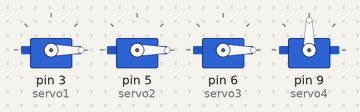
The sketch below on a simulated Arduino Uno, built with avr-gcc and run on an emulated ATmega328P. Shown: 4 × servo.

Above: at 0.05 s.
At 5.53 s:
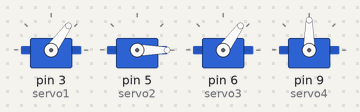
At 14.64 s:
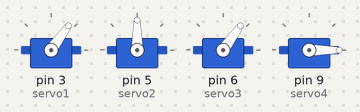
At 20.15 s:
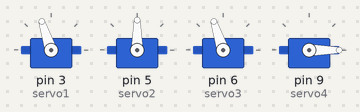
At 29.27 s:
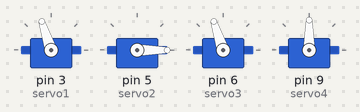
At 34.77 s:
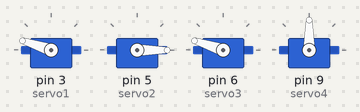
Timing chart, 0 to 40.0 s (numbered marks = the images above):
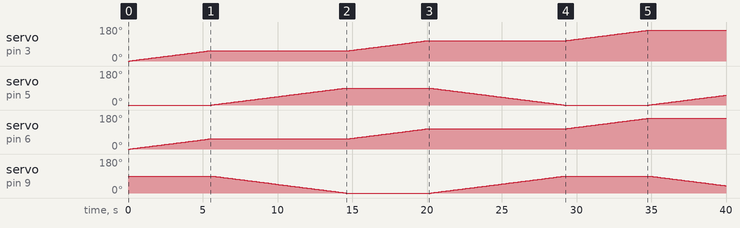

Measured:
- by itself, servo on pin 3 (servo1), servo on pin 6 (servo3): moves from 0° to 162° over 34.6 s
- by itself, servo on pin 5 (servo2): 0° → 1° at 5.6 s, → 2° 0.10 s later, → 3° 0.10 s later, → 4° 0.10 s later, … (232 changes in this stretch)
- by itself, servo on pin 9 (servo4): 90° → 89° at 5.7 s, → 88° 0.10 s later, → 87° 0.10 s later, → 86° 0.10 s later, … (231 changes in this stretch)

The sketch:

Arm_mechanism_Code.ino
```cpp
#include <Servo.h>

Servo servo1;
Servo servo2;
Servo servo3;
Servo servo4;

int k = 54;
int pos_x = 0;
int thetha_r;
int thetha_l;

void setup() {
  // put your setup code here, to run once
  servo1.attach(3);
  servo2.attach(5);
  servo3.attach(6);
  servo4.attach(9);

  servo1.write(0);
  servo2.write(0);
  servo3.write(0);
  servo4.write(90);
}

void loop() {
  // put your main code here, to run repeatedly
  while(k<=162)
  {
    arm_mechanism();
  }
  k=54;
  for(pos_x=162;pos_x>=0;pos_x--)
  {
    servo1.write(pos_x);
    delay(10);
    servo3.write(pos_x);
    delay(10);
  }
  for(thetha_r=90,thetha_l=0;(thetha_r>=0)&(thetha_l<=90);thetha_r--,thetha_l++)
  {
    servo2.write(thetha_r);
    delay(10);
    servo4.write(thetha_l);
    delay(10);
  }
}
void arm_mechanism(){
    for(;pos_x<=k;pos_x++)
    {
      servo1.write(pos_x);
      delay(50);
      servo3.write(pos_x);
      delay(50);
    }
    if(k == 54 | k == 162)
    {
      for(thetha_r=0,thetha_l=90;(thetha_r<=90)&(thetha_l>=0);thetha_r++,thetha_l--)
      {
        servo2.write(thetha_r);
        delay(50);
        servo4.write(thetha_l);
        delay(50);
      }
    }

    else
    {
      for(thetha_r=90,thetha_l=0;(thetha_r>=0)&(thetha_l<=90);thetha_r--,thetha_l++)
      {
        servo2.write(thetha_r);
        delay(50);
        servo4.write(thetha_l);
        delay(50);
      }
    }
    pos_x=k;
    k=k+54;
  }
```
